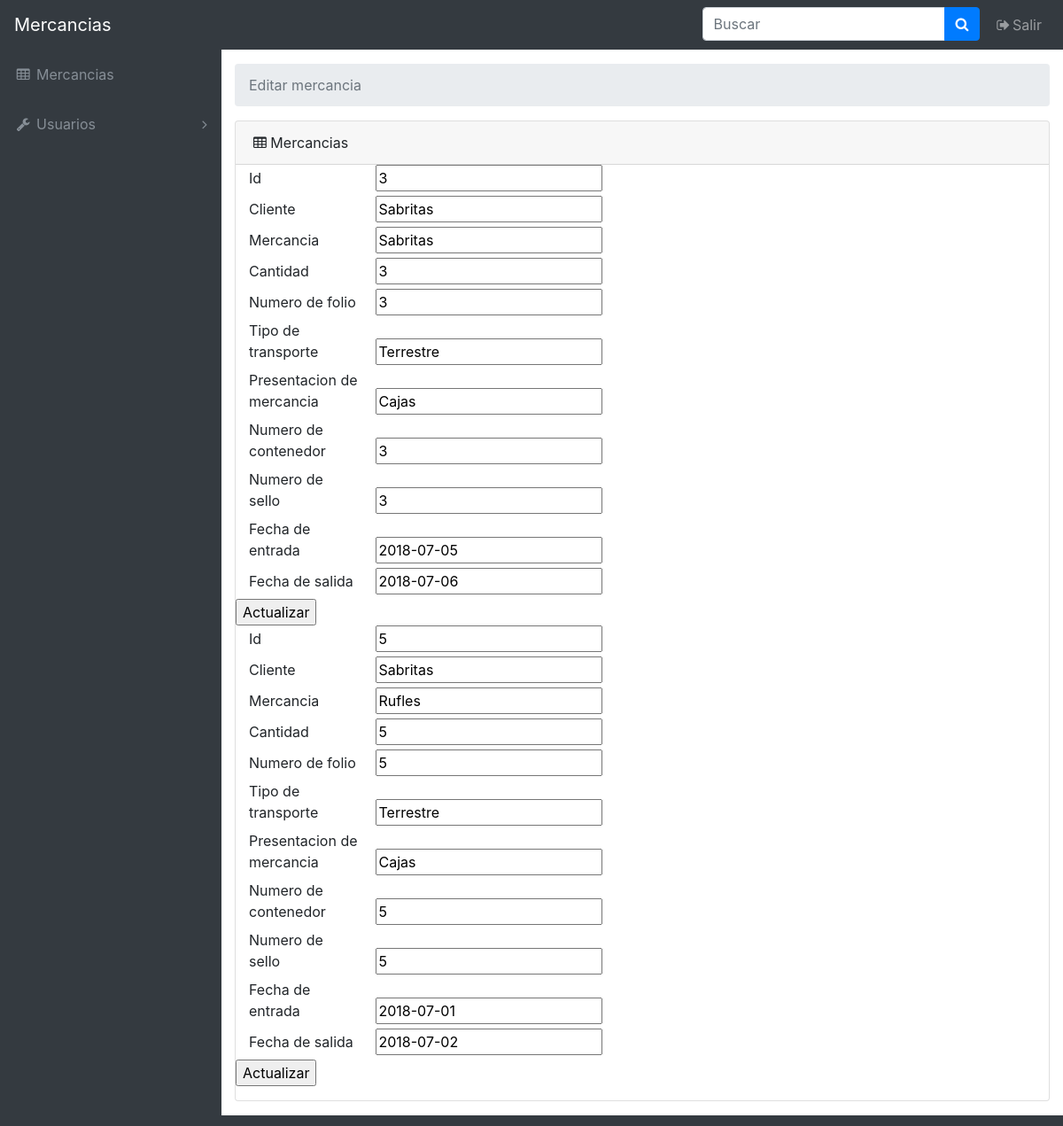
Screenshot of /mercancia_editada.php?buscar=Sabritas with the database file from the repository.
### tables this page shows
CREATE TABLE `registros` (
  `id` int(100) NOT NULL,
  `cliente` varchar(50) NOT NULL,
  `mercancia` varchar(50) NOT NULL,
  `cantidad` int(11) NOT NULL,
  `numero_folio` int(11) NOT NULL,
  `tipo_transporte` varchar(50) NOT NULL,
  `presentacion_mercancia` varchar(50) NOT NULL,
  `numero_contenedor` int(11) NOT NULL,
  `numero_sello` int(11) NOT NULL,
  `fecha_entrada` date NOT NULL,
  `fecha_salida` date NOT NULL
);

### mercancia_editada.php (the view, shortened to what this page needs)
<!DOCTYPE html>
<html lang="en">
<head>
  <link href="vendor/bootstrap/css/bootstrap.min.css" rel="stylesheet">
  <link href="vendor/font-awesome/css/font-awesome.min.css" rel="stylesheet" type="text/css">
  <link href="vendor/datatables/dataTables.bootstrap4.css" rel="stylesheet">
  <link href="css/sb-admin.css" rel="stylesheet">
</head>
<body class="fixed-nav sticky-footer bg-dark" id="page-top">
  <nav class="navbar navbar-expand-lg navbar-dark bg-dark fixed-top" id="mainNav">
    <a class="navbar-brand" href="agregar_mercancia.php">Mercancias</a>
    <div class="collapse navbar-collapse" id="navbarResponsive">
      <ul class="navbar-nav navbar-sidenav" id="exampleAccordion">
        <li class="nav-item" data-toggle="tooltip" data-placement="right" title="Mercancias">
          <a class="nav-link" data-toggle="collapse" href="#collapseTable" data-parent="#exampleAccordion">
            <i class="fa fa-fw fa-table"></i>
            <span class="nav-link-text">Mercancias</span>
          </a>
        </li>
        <li class="nav-item" data-toggle="tooltip" data-placement="right" title="Components">
          <a class="nav-link nav-link-collapse collapsed" data-toggle="collapse" href="#collapseComponents" data-parent="#exampleAccordion">
            <i class="fa fa-fw fa-wrench"></i>
            <span class="nav-link-text">Usuarios</span>
          </a>
        </li>
      </ul>
      <ul class="navbar-nav ml-auto">
        <li class="nav-item">
          <form class="form-inline my-2 my-lg-0 mr-lg-2">
            <div class="input-group">
              <input class="form-control" type="text" placeholder="Buscar">
              <span class="input-group-append">
                <button class="btn btn-primary" type="button">
                  <i class="fa fa-search"></i>
                </button>
              </span>
            </div>
          </form>
        </li>
        <li class="nav-item">
          <a class="nav-link" data-toggle="modal" data-target="#exampleModal">
            <i class="fa fa-fw fa-sign-out"></i>Salir</a>
        </li>
      </ul>
    </div>
  </nav>
  <div class="content-wrapper">
    <div class="container-fluid">
      <ol class="breadcrumb">
        <li class="breadcrumb-item active">Editar mercancia</li>
      </ol>
   <div class="card mb-3">
        <div class="card-header">
           <i class="fa fa-table"></i> Mercancias</div>
          <?php
           $busqueda = $_GET["buscar"];
          require ("conexion.php");
          $conection = mysqli_connect($host,$usuario,$password,$bd);
          mysqli_select_db($conection,  $bd) or die ("No se encuentra la base de datos");
          mysqli_set_charset($conection, "utf8");
           $consulta = "SELECT * FROM registros where cliente = '$busqueda'";
            $resultados=mysqli_query($conection,$consulta);
            while($datos = mysqli_fetch_array($resultados, MYSQLI_ASSOC)){
            	echo "<form action='Actualizada.php' class='form-horizontal' method='get'>";
            	echo "<label for='id' class='col-sm-2 control-label'>Id</label>
            	<input trype='text' name='id' value='" . $datos["id"] . "'><br>";
            	echo "<label for='cliente' class='col-sm-2 control-label'>Cliente</label>
            	<input trype='text' name='cliente' value='" . $datos["cliente"] . "'><br>";
            	echo "<label for='mercancia' class='col-sm-2 control-label'>Mercancia</label>
            	<input trype='text' name='mercancia' value='" . $datos["mercancia"] . "'><br>";
            	echo "<label for='cantidad' class='col-sm-2 control-label'>Cantidad</label>
            	<input trype='text' name='cantidad' value='" . $datos["cantidad"] . "'><br>";
            	echo "<label for='numero_folio' class='col-sm-2 control-label'>Numero de folio</label>
            	<input trype='text' name='numero_folio' value='" . $datos["numero_folio"] . "'><br>";
            	echo "<label for='tipo_transporte' class='col-sm-2 control-label'>Tipo de transporte</label>
            	<input trype='text' name='tipo_transporte' value='" . $datos["tipo_transporte"] . "'><br>";
            	echo "<label for='presentacion_mercancia' class='col-sm-2 control-label'>Presentacion de mercancia</label>
            	<input trype='text' name='presentacion_mercancia' value='" . $datos["presentacion_mercancia"] . "'><br>";
            	echo "<div class='form-group'>
            	<label for='numero_contenedor' class='col-sm-2 control-label'>Numero de contenedor</label>
            	<input trype='text' name='numero_contenedor' value='" . $datos["numero_contenedor"] . "'><br>";
            	echo "<label for='numero_sello' class='col-sm-2 control-label'>Numero de sello</label>
            	<input trype='text' name='numero_sello' value='" . $datos["numero_sello"] . "'><br>";
            	echo "<label for='fecha_entrada' class='col-sm-2 control-label'>Fecha de entrada</label>
            	<input trype='text' name='fecha_entrada' value='" . $datos["fecha_entrada"] . "'><br>";
            	echo "<label for='fecha_salida' class='col-sm-2 control-label'>Fecha de salida</label>
            	<input trype='text' name='fecha_salida' value='" . $datos["fecha_salida"] . "'><br>";
            	echo "<input type='submit' name='enviando' value='Actualizar'>";
            	echo "</form>";
              }
          ?>
        </div>
        </div>
        </div>
</body>
</html>

### css/sb-admin.css (style rules this page uses)
html { position: relative; min-height: 100%; }
body { overflow-x: hidden; }
body.sticky-footer { margin-bottom: 56px; }
body.sticky-footer .content-wrapper { min-height: calc(100vh - 56px - 56px); }
body.fixed-nav { padding-top: 56px; }
.content-wrapper { min-height: calc(100vh - 56px); padding-top: 1rem; }
#mainNav .navbar-collapse { overflow: auto; max-height: 75vh; }
#mainNav .navbar-collapse .navbar-nav .nav-item .nav-link { cursor: pointer; }
#mainNav .navbar-collapse .navbar-sidenav .nav-link-collapse:after { float: right; content: '\f107'; font-family: 'FontAwesome'; }
#mainNav .navbar-collapse .navbar-sidenav .nav-link-collapse.collapsed:after { content: '\f105'; }
@media (min-width: 992px) { #mainNav .navbar-brand { width: 250px; } }
@media (min-width: 992px) { #mainNav .navbar-collapse { overflow: visible; max-height: none; } }
@media (min-width: 992px) { #mainNav .navbar-collapse .navbar-sidenav { position: absolute; top: 0; left: 0; -webkit-flex-direction: column; -ms-flex-direction: column; flex-direction: column; margin-top: 56px; } }
@media (min-width: 992px) { #mainNav .navbar-collapse .navbar-sidenav > .nav-item { width: 250px; padding: 0; } }
@media (min-width: 992px) { #mainNav .navbar-collapse .navbar-sidenav > .nav-item > .nav-link { padding: 1em; } }
@media (min-width: 992px) { #mainNav.fixed-top .navbar-sidenav { height: calc(100vh - 112px); } }
.content-wrapper { overflow-x: hidden; background: white; }
@media (min-width: 992px) { .content-wrapper { margin-left: 250px; } }
#mainNav.navbar-dark .navbar-collapse .navbar-sidenav .nav-link-collapse:after { color: #868e96; }
#mainNav.navbar-dark .navbar-collapse .navbar-sidenav > .nav-item > .nav-link { color: #868e96; }
@media (min-width: 992px) { #mainNav.navbar-dark .navbar-collapse .navbar-sidenav { background: #343a40; } }

### rows the page displays
registros: id "3", cliente "Sabritas", mercancia "Sabritas", cantidad "3", numero_folio "3", tipo_transporte "Terrestre", presentacion_mercancia "Cajas", numero_contenedor "3", numero_sello "3", fecha_entrada "2018-07-05", fecha_salida "2018-07-06"
registros: id "5", cliente "Sabritas", mercancia "Rufles", cantidad "5", numero_folio "5", tipo_transporte "Terrestre", presentacion_mercancia "Cajas", numero_contenedor "5", numero_sello "5", fecha_entrada "2018-07-01", fecha_salida "2018-07-02"
